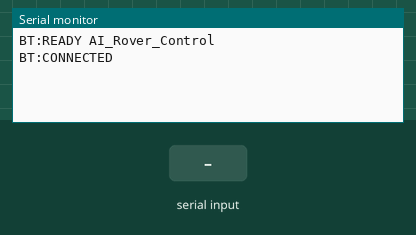
Simulated run of this sketch. Board: ESP32. On the bench: the last lines printed to the serial monitor. The test bench sets the inputs (shaded band). Nothing arrives over Bluetooth unless stated.

Above: at 1.2 s.
1.3 s: "F\n" received over the second serial link
At 2.7 s:
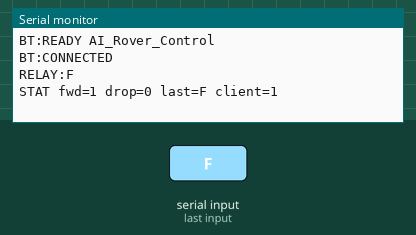
3.5 s: "B\n" received over the second serial link
At 5.2 s:
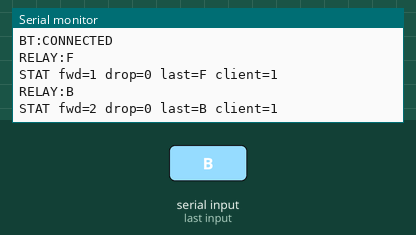
5.5 s: "L\n" received over the second serial link
At 7.0 s:
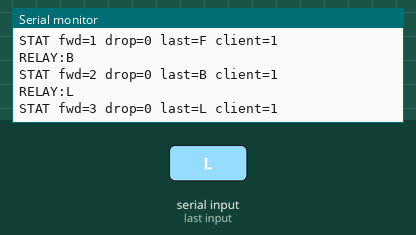
7.5 s: "R\n" received over the second serial link
At 8.5 s:
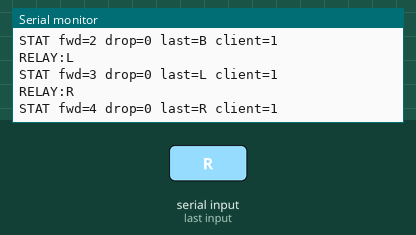
9.5 s: "S\n" received over the second serial link
At 11.2 s:
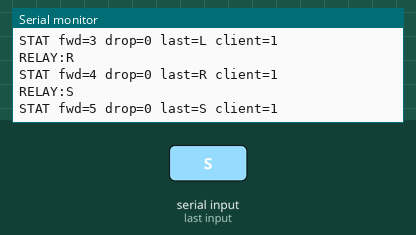

The sketch:

bt_bridge.ino
```cpp
/*
 * AI Rover - ESP32 DevKit V1 (30-pin) wireless bridge
 *
 * Link: laptop Bluetooth Classic SPP  ->  ESP32 UART2 (GPIO17 TX)  ->  Arduino UNO D4
 *       device name "AI_Rover_Control", 9600 baud, 8N1, one-way (no return channel).
 *
 * Wiring:  ESP32 GPIO17 (TX2) -> Arduino UNO D4 (SoftwareSerial RX)
 *          ESP32 GND          -> Arduino UNO GND   (common ground is mandatory)
 *
 * Behaviour:
 *   - drains the Bluetooth RX buffer every pass (bounded, never blocks)
 *   - relays only validated motion characters F/B/L/R/S (case-insensitive),
 *     latest-wins per pass so a burst can never queue stale motion
 *   - counts and discards noise / framing bytes instead of forwarding them
 *   - no local queue to overflow: the Arduino's communication watchdog
 *     (motion_safety.ino, COMM_TIMEOUT_MS) produces the stop when this link dies
 *
 * The USB serial port (115200) is debug telemetry only - it is not wired.
 */

#include "BluetoothSerial.h"

#if !defined(CONFIG_BT_ENABLED) || !defined(CONFIG_BLUEDROID_ENABLED)
#error "Bluetooth Classic is disabled: select an ESP32 Dev Module board and a BLE-off config"
#endif

static const char BT_DEVICE_NAME[] = "AI_Rover_Control";

const long LINK_BAUD = 9600;
const int UART2_TX_PIN = 17;
const int UART2_RX_PIN = -1;
const long DEBUG_BAUD = 115200;
const int RX_DRAIN_LIMIT = 64;
const unsigned long HEALTH_MS = 2000;

BluetoothSerial SerialBT;

unsigned long gForwarded = 0;
unsigned long gDropped = 0;
unsigned long gLastHealth = 0;
unsigned long gLastRelay = 0;
bool gHadClient = false;
char gLastCommand = 0;

bool isValidMotion(char c) {
  return c == 'F' || c == 'B' || c == 'L' || c == 'R' || c == 'S';
}

void relayFromBluetooth() {
  int drained = 0;
  int dropped = 0;
  char lastValid = 0;
  while (SerialBT.available() > 0 && drained < RX_DRAIN_LIMIT) {
    int raw = SerialBT.read();
    if (raw < 0) break;
    drained++;
    char c = (char)raw;
    if (c == '\n' || c == '\r' || c == '\t' || c == ' ') continue;
    if (c >= 'a' && c <= 'z') c = (char)(c - 'a' + 'A');
    if (isValidMotion(c)) {
      lastValid = c;
    } else {
      dropped++;
    }
  }
  if (dropped > 0) {
    gDropped += (unsigned long)dropped;
    Serial.print("DROP:");
    Serial.println(dropped);
  }
  if (lastValid != 0) {
    Serial2.write((uint8_t)lastValid);
    gForwarded++;
    gLastCommand = lastValid;
    gLastRelay = millis();
    Serial.print("RELAY:");
    Serial.println(lastValid);
  }
}

void reportHealth() {
  bool client = SerialBT.hasClient();
  if (client != gHadClient) {
    gHadClient = client;
    Serial.print("BT:");
    Serial.println(client ? "CONNECTED" : "IDLE");
  }
  if (millis() - gLastHealth < HEALTH_MS) return;
  gLastHealth = millis();
  Serial.print("STAT fwd=");
  Serial.print(gForwarded);
  Serial.print(" drop=");
  Serial.print(gDropped);
  Serial.print(" last=");
  Serial.print(gLastCommand);
  Serial.print(" client=");
  Serial.println(client ? 1 : 0);
}

void setup() {
  Serial.begin(DEBUG_BAUD);
  Serial2.begin(LINK_BAUD, SERIAL_8N1, UART2_RX_PIN, UART2_TX_PIN);
  if (!SerialBT.begin(BT_DEVICE_NAME)) {
    Serial.println("BT:FAIL");
    while (true) {
      delay(1000);
    }
  }  Serial.print("BT:READY ");
  Serial.println(BT_DEVICE_NAME);
}

void loop() {
  relayFromBluetooth();
  reportHealth();
}
```

Measured:
- after the input at 1.3 s, the serial monitor: prints a new line at once (image 1)
- after the input at 3.5 s, the serial monitor: prints a new line at once (image 2)
- after the input at 5.5 s, the serial monitor: prints a new line at once (image 3)
- after the input at 7.5 s, the serial monitor: prints a new line at once (image 4)
- after the input at 9.5 s, the serial monitor: prints a new line at once (image 5)
